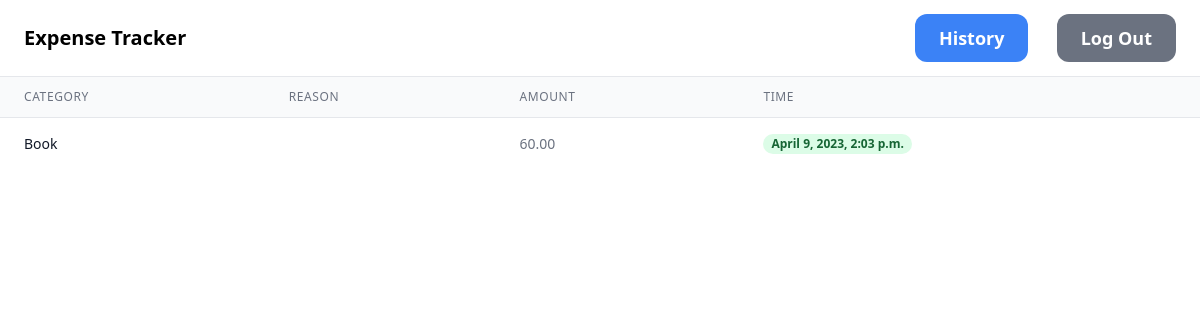
Before: /history (signed in) with the older database file.
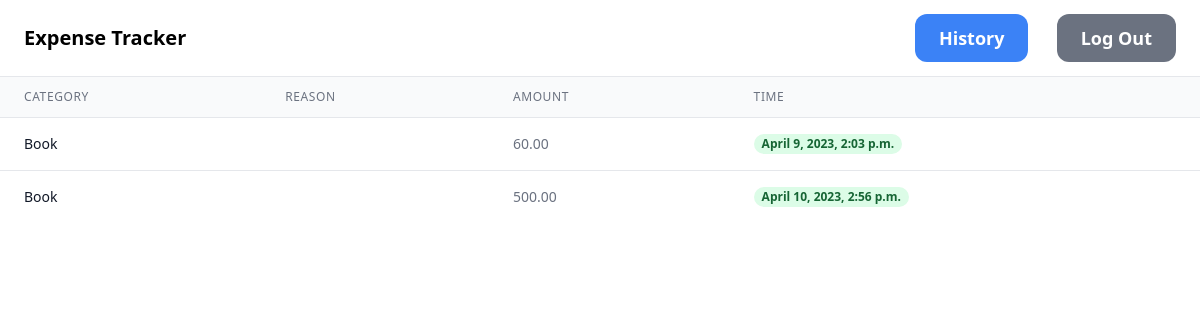
After: the same page with the newer database file.
### appname/models.py (models this page shows, shortened)
class Expense(models.Model):
    user = models.ForeignKey(User, on_delete=models.CASCADE)
    category = models.ForeignKey(Category, on_delete=models.CASCADE)
    budget = models.ForeignKey(Budget, on_delete=models.CASCADE,default=1)
    reason = models.TextField(blank=True, null=True)
    timestamp = models.DateTimeField(default=datetime.now, null=True, blank=True)
    amount = models.DecimalField(max_digits=100, decimal_places=2)

class Category(models.Model):
    user = models.ForeignKey(User, on_delete=models.CASCADE)
    name = models.CharField(max_length=255)
    description = models.TextField(blank=True, null=True)
    def __str__(self):
        return self.name

### appname/views.py (the view)
# urls.py: path('history',views.history,name='history'),
def history(request):
    expense= Expense.objects.filter(user=request.user)
    context = {
        'expense': expense,
    }
    return render(request,'appname/history.html',context)

### appname/templates/appname/history.html (shortened to what this page needs)
{% extends 'appname/base.html' %}
{% block content %}
<table class="min-w-full divide-y divide-gray-200">
    <thead class="bg-gray-50">
      <tr>
        <th scope="col" class="px-6 py-3 text-left text-xs font-medium text-gray-500 uppercase tracking-wider">
          Category
        </th>
        <th scope="col" class="px-6 py-3 text-left text-xs font-medium text-gray-500 uppercase tracking-wider">
          Reason
        </th>
        <th scope="col" class="px-6 py-3 text-left text-xs font-medium text-gray-500 uppercase tracking-wider">
          Amount
        </th>
        <th scope="col" class="px-6 py-3 text-left text-xs font-medium text-gray-500 uppercase tracking-wider">
          Time
        </th>
      </tr>
    </thead>
    <tbody class="bg-white divide-y divide-gray-200">
        {% for b in expense %}
        <tr>
          <td class="px-6 py-4 whitespace-nowrap">
            <div class="text-sm font-medium text-gray-900">{{b.category}}</div>
          </td>
          <td class="px-6 py-4 whitespace-nowrap">
          </td>
          <td class="px-6 py-4 whitespace-nowrap">
            <div class="text-sm text-gray-500">{{b.amount}}</div>
          </td>
          <td class="px-6 py-4 whitespace-nowrap">
            <span class="px-2 inline-flex text-xs leading-5 font-semibold rounded-full bg-green-100 text-green-800">
              {{b.timestamp}}
            </span>
          </td>
        </tr>
    {% endfor %}
  </table>
{% endblock content %}

Changed rows visible on the page:
added Expense: category "Book", amount "500.00", timestamp "April 10, 2023, 2:56 p.m."
